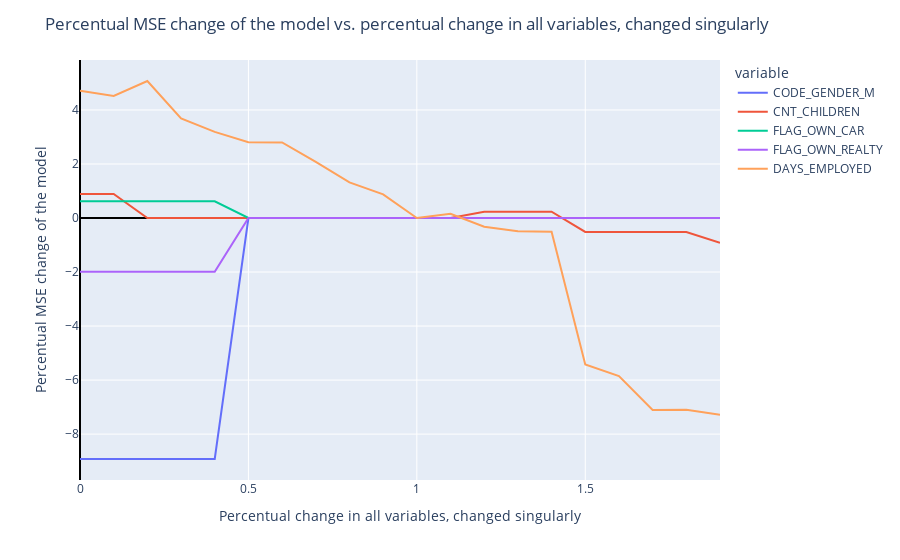

The code cell stored with this chart in its notebook:
### Code cell
variables = ['CODE_GENDER_M', 'CNT_CHILDREN', 'FLAG_OWN_CAR', 'FLAG_OWN_REALTY', 'DAYS_EMPLOYED']

def plot_difference(option):
    # option argument could be "singularly" or "together"

    # Defining the "fitting" function, which will repeat in any cases and return the results dictionary
    def fitting():

        # Fit the model and predict
        df_test_dmatrix_mod = xgb.DMatrix(df_test_mod.drop(columns='SK_ID_CURR'),
                                          enable_categorical=True)

        xgb_base_test_results_mod = xgb_base_model.predict(df_test_dmatrix_mod)

        # Store the percentual change in the results dictionary and transform it to a dataframe
        results[change] = metrics.mean_squared_error(df_target_test[:number], xgb_base_test_results_mod)

        results[change] = ((results[change] - benchmark) / benchmark) * 100

        return results

    # Define the number of samples taken as subset of test set
    number = 30

    # Calculate the benchmark performance
    benchmark = metrics.mean_squared_error(df_target_test[:number], xgb_base_test_results[:number])

    if option == 'together':

        # Create a dictionary to store the changes
        results = dict()

        # Iterate over 0 to 100%, with 10% steps
        for change in np.arange(0, 2, 0.1):

            # Take a subset of the test set
            df_test_mod = df_test.iloc[:number, :].copy(deep=True)

            # For each column in the dataset
            for var in df_test_mod:
                # If the column is in the variables we chose:
                if var in variables:
                    # Change the column by the given change
                    df_test_mod[var] = df_test_mod[var] * change

            results = fitting()

        df = pd.DataFrame.from_dict(results, orient = 'index', columns = ['difference'])

    elif option == 'singularly':

        # Define an empty dataset
        df = pd.DataFrame()

        # Iterate over each variable
        for var in variables:

            # Stores the results in a dictionary
            results = dict()

            #For each number in [0%;200%] with 10% step
            for change in np.arange(0, 2, 0.1):

                # Get the copy of the dataset with a length == number
                df_test_mod = df_test.iloc[:number,:].copy(deep = True)

                # Change the column by the given step
                df_test_mod[var] = df_test_mod[var] * change

                results = fitting()

            # Create a temporary dataframe, which has as index the steps and the column is the variable name; the cell is the relative change in the metrics
            temp_df = pd.DataFrame.from_dict(results, orient = 'index', columns = [var])

            # Concatenate the dataframe
            df = pd.concat([df, temp_df], axis = 1)

    # Plot the resulting dataframe
    fig = px.line(df,
                  x = df.index,
                  y = df.columns[:])

    fig.update_xaxes(zeroline=True, zerolinewidth=2, zerolinecolor='Black')
    fig.update_yaxes(zeroline=True, zerolinewidth=2, zerolinecolor='Black')
    fig.update_layout(title="Percentual MSE change of the model vs. percentual change in all variables, changed {}".format(option),
                      xaxis_title="Percentual change in all variables, changed {}".format(option),
                      yaxis_title="Percentual MSE change of the model")

    fig.show()

plot_difference('singularly')

### Figure 1 — Plotly figure (JSON) as saved in the notebook; plotly's stock layout.template omitted (floating-point values rounded to 4 significant figures)
{"data": [{"hovertemplate": "variable=CODE_GENDER_M<br>index=%{x}<br>value=%{y}<extra></extra>", "legendgroup": "CODE_GENDER_M", "line": {"color": "#636efa", "dash": "solid"}, "marker": {"symbol": "circle"}, "mode": "lines", "name": "CODE_GENDER_M", "orientation": "v", "showlegend": true, "type": "scatter", "x": [0, 0.1, 0.2, 0.3, 0.4, 0.5, 0.6, 0.7, 0.8, 0.9, 1, 1.1, 1.2, 1.3, 1.4, 1.5, 1.6, 1.7, 1.8, 1.9], "xaxis": "x", "y": [-8.921, -8.921, -8.921, -8.921, -8.921, 0, 0, 0, 0, 0, 0, 0, 0, 0, 0, 0, 0, 0, 0, 0], "yaxis": "y"}, {"hovertemplate": "variable=CNT_CHILDREN<br>index=%{x}<br>value=%{y}<extra></extra>", "legendgroup": "CNT_CHILDREN", "line": {"color": "#EF553B", "dash": "solid"}, "marker": {"symbol": "circle"}, "mode": "lines", "name": "CNT_CHILDREN", "orientation": "v", "showlegend": true, "type": "scatter", "x": [0, 0.1, 0.2, 0.3, 0.4, 0.5, 0.6, 0.7, 0.8, 0.9, 1, 1.1, 1.2, 1.3, 1.4, 1.5, 1.6, 1.7, 1.8, 1.9], "xaxis": "x", "y": [0.8914, 0.8914, 0, 0, 0, 0, 0, 0, 0, 0, 0, 0, 0.2315, 0.2315, 0.2315, -0.5173, -0.5173, -0.5173, -0.5173, -0.9137], "yaxis": "y"}, {"hovertemplate": "variable=FLAG_OWN_CAR<br>index=%{x}<br>value=%{y}<extra></extra>", "legendgroup": "FLAG_OWN_CAR", "line": {"color": "#00cc96", "dash": "solid"}, "marker": {"symbol": "circle"}, "mode": "lines", "name": "FLAG_OWN_CAR", "orientation": "v", "showlegend": true, "type": "scatter", "x": [0, 0.1, 0.2, 0.3, 0.4, 0.5, 0.6, 0.7, 0.8, 0.9, 1, 1.1, 1.2, 1.3, 1.4, 1.5, 1.6, 1.7, 1.8, 1.9], "xaxis": "x", "y": [0.6202, 0.6202, 0.6202, 0.6202, 0.6202, 0, 0, 0, 0, 0, 0, 0, 0, 0, 0, 0, 0, 0, 0, 0], "yaxis": "y"}, {"hovertemplate": "variable=FLAG_OWN_REALTY<br>index=%{x}<br>value=%{y}<extra></extra>", "legendgroup": "FLAG_OWN_REALTY", "line": {"color": "#ab63fa", "dash": "solid"}, "marker": {"symbol": "circle"}, "mode": "lines", "name": "FLAG_OWN_REALTY", "orientation": "v", "showlegend": true, "type": "scatter", "x": [0, 0.1, 0.2, 0.3, 0.4, 0.5, 0.6, 0.7, 0.8, 0.9, 1, 1.1, 1.2, 1.3, 1.4, 1.5, 1.6, 1.7, 1.8, 1.9], "xaxis": "x", "y": [-1.987, -1.987, -1.987, -1.987, -1.987, 0, 0, 0, 0, 0, 0, 0, 0, 0, 0, 0, 0, 0, 0, 0], "yaxis": "y"}, {"hovertemplate": "variable=DAYS_EMPLOYED<br>index=%{x}<br>value=%{y}<extra></extra>", "legendgroup": "DAYS_EMPLOYED", "line": {"color": "#FFA15A", "dash": "solid"}, "marker": {"symbol": "circle"}, "mode": "lines", "name": "DAYS_EMPLOYED", "orientation": "v", "showlegend": true, "type": "scatter", "x": [0, 0.1, 0.2, 0.3, 0.4, 0.5, 0.6, 0.7, 0.8, 0.9, 1, 1.1, 1.2, 1.3, 1.4, 1.5, 1.6, 1.7, 1.8, 1.9], "xaxis": "x", "y": [4.714, 4.515, 5.072, 3.688, 3.187, 2.803, 2.798, 2.081, 1.321, 0.8754, 0, 0.1591, -0.3208, -0.4928, -0.508, -5.425, -5.85, -7.103, -7.1, -7.282], "yaxis": "y"}], "layout": {"legend": {"title": {"text": "variable"}, "tracegroupgap": 0}, "margin": {"t": 60}, "title": {"text": "Percentual MSE change of the model vs. percentual change in all variables, changed singularly"}, "xaxis": {"anchor": "y", "domain": [0, 1], "title": {"text": "Percentual change in all variables, changed singularly"}, "zeroline": true, "zerolinecolor": "Black", "zerolinewidth": 2}, "yaxis": {"anchor": "x", "domain": [0, 1], "title": {"text": "Percentual MSE change of the model"}, "zeroline": true, "zerolinecolor": "Black", "zerolinewidth": 2}}}
